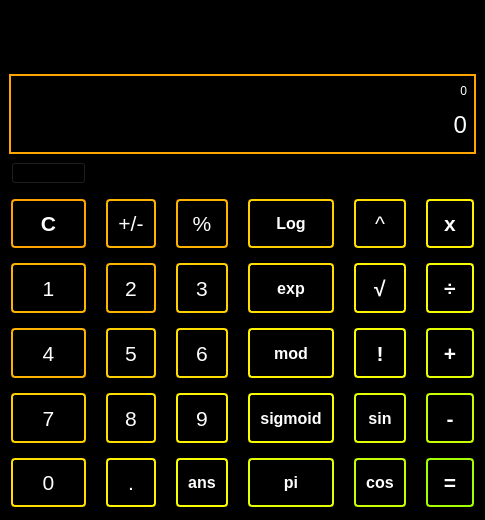
<?xml version="1.0" encoding="UTF-8"?>
<ui version="4.0">
 <class>MainWindow</class>
 <widget class="QMainWindow" name="MainWindow">
  <property name="enabled">
   <bool>true</bool>
  </property>
  <property name="geometry">
   <rect>
    <x>0</x>
    <y>0</y>
    <width>464</width>
    <height>520</height>
   </rect>
  </property>
  <property name="minimumSize">
   <size>
    <width>0</width>
    <height>75</height>
   </size>
  </property>
  <property name="mouseTracking">
   <bool>false</bool>
  </property>
  <property name="windowTitle">
   <string>Qt-calculator</string>
  </property>
  <property name="styleSheet">
   <string notr="true">/*Change the background color */
background-color: black;</string>
  </property>
  <widget class="QWidget" name="centralwidget">
   <property name="styleSheet">
    <string notr="true">/* (Label at top) Label Stylesheet */

QLabel {
  qproperty-alignment: 'AlignVCenter | AlignRight';
  
  color: rgb(0, 255, 0);

}

background-color : white;

/* End Label Stylesheet */</string>
   </property>
   <layout class="QVBoxLayout" name="verticalLayout_2">
    <item>
     <widget class="QLabel" name="Error_Label">
      <property name="font">
       <font>
        <family>Terminal</family>
       </font>
      </property>
      <property name="text">
       <string/>
      </property>
      <property name="alignment">
       <set>Qt::AlignRight|Qt::AlignTrailing|Qt::AlignVCenter</set>
      </property>
     </widget>
    </item>
    <item>
     <widget class="QWidget" name="verticalWidget" native="true">
      <property name="sizePolicy">
       <sizepolicy hsizetype="Preferred" vsizetype="Fixed">
        <horstretch>0</horstretch>
        <verstretch>0</verstretch>
       </sizepolicy>
      </property>
      <property name="minimumSize">
       <size>
        <width>0</width>
        <height>80</height>
       </size>
      </property>
      <property name="maximumSize">
       <size>
        <width>16777215</width>
        <height>75</height>
       </size>
      </property>
      <property name="styleSheet">
       <string notr="true">#verticalWidget
{ 
  border: 2px solid orange;
  background-color: black;
}
</string>
      </property>
      <layout class="QVBoxLayout" name="verticalLayout">
       <item>
        <widget class="QLabel" name="label_2">
         <property name="enabled">
          <bool>true</bool>
         </property>
         <property name="maximumSize">
          <size>
           <width>16777215</width>
           <height>15</height>
          </size>
         </property>
         <property name="mouseTracking">
          <bool>false</bool>
         </property>
         <property name="autoFillBackground">
          <bool>false</bool>
         </property>
         <property name="styleSheet">
          <string notr="true">QLabel{
 color: #fff;
}
</string>
         </property>
         <property name="text">
          <string>0</string>
         </property>
         <property name="alignment">
          <set>Qt::AlignRight|Qt::AlignTrailing|Qt::AlignVCenter</set>
         </property>
        </widget>
       </item>
       <item>
        <widget class="QLabel" name="label">
         <property name="sizePolicy">
          <sizepolicy hsizetype="Preferred" vsizetype="Preferred">
           <horstretch>0</horstretch>
           <verstretch>0</verstretch>
          </sizepolicy>
         </property>
         <property name="minimumSize">
          <size>
           <width>0</width>
           <height>20</height>
          </size>
         </property>
         <property name="font">
          <font>
           <pointsize>18</pointsize>
          </font>
         </property>
         <property name="autoFillBackground">
          <bool>false</bool>
         </property>
         <property name="styleSheet">
          <string notr="true">QLabel{
 color: #fff;
}
</string>
         </property>
         <property name="text">
          <string>0</string>
         </property>
         <property name="alignment">
          <set>Qt::AlignRight|Qt::AlignTrailing|Qt::AlignVCenter</set>
         </property>
        </widget>
       </item>
      </layout>
     </widget>
    </item>
    <item>
     <layout class="QGridLayout" name="keypad_grid">
      <property name="sizeConstraint">
       <enum>QLayout::SetDefaultConstraint</enum>
      </property>
      <property name="leftMargin">
       <number>2</number>
      </property>
      <property name="topMargin">
       <number>4</number>
      </property>
      <property name="rightMargin">
       <number>2</number>
      </property>
      <property name="bottomMargin">
       <number>4</number>
      </property>
      <property name="horizontalSpacing">
       <number>20</number>
      </property>
      <property name="verticalSpacing">
       <number>15</number>
      </property>
      <item row="4" column="4">
       <widget class="QPushButton" name="pushButton_Factorial">
        <property name="sizePolicy">
         <sizepolicy hsizetype="Preferred" vsizetype="Preferred">
          <horstretch>0</horstretch>
          <verstretch>0</verstretch>
         </sizepolicy>
        </property>
        <property name="font">
         <font>
          <family>Arial</family>
          <pointsize>16</pointsize>
          <bold>true</bold>
         </font>
        </property>
        <property name="styleSheet">
         <string notr="true">/* (Clear,+/-,%,. buttons) Unary Operations Buttons Stylesheet */

QPushButton {
color: white;
background-color: black;
border-radius: 4px;
padding: 10px;
border: 2px solid #F8FF01;
font-weight: bold;
}

QPushButton:pressed {
    background-color: qlineargradient(x1: 0, y1: 0, x2: 0, y2: 1,
                                      stop: 0 #BEBEBE, stop: 1 #D7D7D7);
}</string>
        </property>
        <property name="text">
         <string>!</string>
        </property>
        <property name="shortcut">
         <string>*</string>
        </property>
       </widget>
      </item>
      <item row="1" column="7">
       <widget class="QPushButton" name="pushButton_multiply">
        <property name="sizePolicy">
         <sizepolicy hsizetype="Preferred" vsizetype="Preferred">
          <horstretch>0</horstretch>
          <verstretch>0</verstretch>
         </sizepolicy>
        </property>
        <property name="font">
         <font>
          <family>Arial</family>
          <pointsize>16</pointsize>
          <bold>true</bold>
         </font>
        </property>
        <property name="styleSheet">
         <string notr="true">/* (Clear,+/-,%,. buttons) Unary Operations Buttons Stylesheet */

QPushButton {
color: white;
background-color: black;
border-radius: 4px;
padding: 10px;
border: 2px solid #FFF301;
font-weight: bold;
}

QPushButton:pressed {
    background-color: qlineargradient(x1: 0, y1: 0, x2: 0, y2: 1,
                                      stop: 0 #BEBEBE, stop: 1 #D7D7D7);
}</string>
        </property>
        <property name="text">
         <string>x</string>
        </property>
        <property name="shortcut">
         <string>*</string>
        </property>
        <attribute name="buttonGroup">
         <string notr="true">buttonGroup</string>
        </attribute>
       </widget>
      </item>
      <item row="5" column="0">
       <widget class="QPushButton" name="pushButton_7">
        <property name="sizePolicy">
         <sizepolicy hsizetype="Preferred" vsizetype="Preferred">
          <horstretch>0</horstretch>
          <verstretch>0</verstretch>
         </sizepolicy>
        </property>
        <property name="minimumSize">
         <size>
          <width>50</width>
          <height>50</height>
         </size>
        </property>
        <property name="font">
         <font>
          <family>Arial</family>
          <pointsize>16</pointsize>
          <bold>false</bold>
         </font>
        </property>
        <property name="styleSheet">
         <string notr="true">QPushButton {
color: white;
background-color: black;
border-radius: 4px;
padding: 10px;
border: 2px solid #FFD001;
}

QPushButton:hover {
background: qradialgradient(
cx: 0.3, cy: -0.4, fx: 0.3, fy: -0.4,
radius: 1.35, stop: 0 #8afff7, stop: 1 #73ffff
);
}

QPushButton:pressed {
border-style: inset;
background: qradialgradient(
cx: 0.4, cy: -0.1, fx: 0.4, fy: -0.1,
radius: 1.35, stop: 0 #707070, stop: 1 #606060
);
}</string>
        </property>
        <property name="text">
         <string>7</string>
        </property>
        <property name="shortcut">
         <string>7</string>
        </property>
       </widget>
      </item>
      <item row="5" column="2">
       <widget class="QPushButton" name="pushButton_9">
        <property name="sizePolicy">
         <sizepolicy hsizetype="Preferred" vsizetype="Preferred">
          <horstretch>0</horstretch>
          <verstretch>0</verstretch>
         </sizepolicy>
        </property>
        <property name="minimumSize">
         <size>
          <width>50</width>
          <height>50</height>
         </size>
        </property>
        <property name="font">
         <font>
          <family>Arial</family>
          <pointsize>16</pointsize>
          <bold>false</bold>
         </font>
        </property>
        <property name="styleSheet">
         <string notr="true">QPushButton {
color: white;
background-color: black;
border-radius: 4px;
padding: 10px;
border: 2px solid #FFF301;
}


QPushButton:hover {
background: qradialgradient(
cx: 0.3, cy: -0.4, fx: 0.3, fy: -0.4,
radius: 1.35, stop: 0 #8afff7, stop: 1 #73ffff
);
}

QPushButton:pressed {
border-style: inset;
background: qradialgradient(
cx: 0.4, cy: -0.1, fx: 0.4, fy: -0.1,
radius: 1.35, stop: 0 #707070, stop: 1 #606060
);
}</string>
        </property>
        <property name="text">
         <string>9</string>
        </property>
        <property name="shortcut">
         <string>9</string>
        </property>
       </widget>
      </item>
      <item row="2" column="4">
       <widget class="QPushButton" name="pushButton_Sqrt">
        <property name="sizePolicy">
         <sizepolicy hsizetype="Preferred" vsizetype="Preferred">
          <horstretch>0</horstretch>
          <verstretch>0</verstretch>
         </sizepolicy>
        </property>
        <property name="font">
         <font>
          <family>Arial</family>
          <pointsize>16</pointsize>
          <bold>true</bold>
         </font>
        </property>
        <property name="styleSheet">
         <string notr="true">/* (Clear,+/-,%,. buttons) Unary Operations Buttons Stylesheet */

QPushButton {
color: white;
background-color: black;
border-radius: 4px;
padding: 10px;
border: 2px solid #FFF301;
font-weight: bold;
}

QPushButton:pressed {
    background-color: qlineargradient(x1: 0, y1: 0, x2: 0, y2: 1,
                                      stop: 0 #BEBEBE, stop: 1 #D7D7D7);
}</string>
        </property>
        <property name="text">
         <string>√</string>
        </property>
        <property name="shortcut">
         <string>*</string>
        </property>
       </widget>
      </item>
      <item row="1" column="4">
       <widget class="QPushButton" name="pushButton_Power">
        <property name="sizePolicy">
         <sizepolicy hsizetype="Preferred" vsizetype="Preferred">
          <horstretch>0</horstretch>
          <verstretch>0</verstretch>
         </sizepolicy>
        </property>
        <property name="font">
         <font>
          <family>Arial</family>
          <pointsize>16</pointsize>
          <bold>false</bold>
         </font>
        </property>
        <property name="styleSheet">
         <string notr="true">/* (Clear,+/-,%,. buttons) Unary Operations Buttons Stylesheet */

QPushButton {
color: white;
background-color: black;
border-radius: 4px;
padding: 10px;
border: 2px solid #FFDF01;
}


QPushButton:pressed {
    background-color: qlineargradient(x1: 0, y1: 0, x2: 0, y2: 1,
                                      stop: 0 #BEBEBE, stop: 1 #D7D7D7);
}</string>
        </property>
        <property name="text">
         <string>^</string>
        </property>
        <property name="shortcut">
         <string>*</string>
        </property>
       </widget>
      </item>
      <item row="5" column="1">
       <widget class="QPushButton" name="pushButton_8">
        <property name="sizePolicy">
         <sizepolicy hsizetype="Preferred" vsizetype="Preferred">
          <horstretch>0</horstretch>
          <verstretch>0</verstretch>
         </sizepolicy>
        </property>
        <property name="minimumSize">
         <size>
          <width>50</width>
          <height>50</height>
         </size>
        </property>
        <property name="font">
         <font>
          <family>Arial</family>
          <pointsize>16</pointsize>
          <bold>false</bold>
         </font>
        </property>
        <property name="styleSheet">
         <string notr="true">QPushButton {
color: white;
background-color: black;
border-radius: 4px;
padding: 10px;
border: 2px solid #FFDF01;
}

QPushButton:hover {
background: qradialgradient(
cx: 0.3, cy: -0.4, fx: 0.3, fy: -0.4,
radius: 1.35, stop: 0 #8afff7, stop: 1 #73ffff
);
}

QPushButton:pressed {
border-style: inset;
background: qradialgradient(
cx: 0.4, cy: -0.1, fx: 0.4, fy: -0.1,
radius: 1.35, stop: 0 #707070, stop: 1 #606060
);
}</string>
        </property>
        <property name="text">
         <string>8</string>
        </property>
        <property name="shortcut">
         <string>8</string>
        </property>
       </widget>
      </item>
      <item row="1" column="1">
       <widget class="QPushButton" name="pushButton_plusMinus">
        <property name="enabled">
         <bool>true</bool>
        </property>
        <property name="sizePolicy">
         <sizepolicy hsizetype="Preferred" vsizetype="Preferred">
          <horstretch>0</horstretch>
          <verstretch>0</verstretch>
         </sizepolicy>
        </property>
        <property name="font">
         <font>
          <family>Arial</family>
          <pointsize>16</pointsize>
          <bold>false</bold>
         </font>
        </property>
        <property name="styleSheet">
         <string notr="true">/* (Clear,+/-,%,. buttons) Unary Operations Buttons Stylesheet */

QPushButton {
  color: #fff;
  background-color: black;
  border-radius: 4px;
  padding: 10px;
  border: 2px solid #FFB301;
}

QPushButton:pressed {
    background-color: qlineargradient(x1: 0, y1: 0, x2: 0, y2: 1,
                                      stop: 0 #BEBEBE, stop: 1 #D7D7D7);
}</string>
        </property>
        <property name="text">
         <string>+/-</string>
        </property>
       </widget>
      </item>
      <item row="6" column="7">
       <widget class="QPushButton" name="pushButton_equals">
        <property name="sizePolicy">
         <sizepolicy hsizetype="Preferred" vsizetype="Preferred">
          <horstretch>0</horstretch>
          <verstretch>0</verstretch>
         </sizepolicy>
        </property>
        <property name="font">
         <font>
          <family>Arial</family>
          <pointsize>16</pointsize>
          <bold>true</bold>
         </font>
        </property>
        <property name="toolTip">
         <string/>
        </property>
        <property name="toolTipDuration">
         <number>-1</number>
        </property>
        <property name="styleSheet">
         <string notr="true">/* (Clear,+/-,%,. buttons) Unary Operations Buttons Stylesheet */

QPushButton {
color: white;
background-color: black;
border-radius: 4px;
padding: 10px;
border: 2px solid #A4FF01;
font-weight: bold;
}

QPushButton:pressed {
    background-color: qlineargradient(x1: 0, y1: 0, x2: 0, y2: 1,
                                      stop: 0 #BEBEBE, stop: 1 #D7D7D7);
}</string>
        </property>
        <property name="text">
         <string>=</string>
        </property>
        <property name="shortcut">
         <string>Enter</string>
        </property>
       </widget>
      </item>
      <item row="4" column="3">
       <widget class="QPushButton" name="pushButton_mod">
        <property name="sizePolicy">
         <sizepolicy hsizetype="Preferred" vsizetype="Preferred">
          <horstretch>0</horstretch>
          <verstretch>0</verstretch>
         </sizepolicy>
        </property>
        <property name="font">
         <font>
          <family>Arial</family>
          <pointsize>12</pointsize>
          <bold>true</bold>
         </font>
        </property>
        <property name="styleSheet">
         <string notr="true">/* (Clear,+/-,%,. buttons) Unary Operations Buttons Stylesheet */

QPushButton {
color: white;
background-color: black;
border-radius: 4px;
padding: 10px;
border: 2px solid #FFF301;
font-weight: bold;
}


QPushButton:pressed {
    background-color: qlineargradient(x1: 0, y1: 0, x2: 0, y2: 1,
                                      stop: 0 #BEBEBE, stop: 1 #D7D7D7);
}</string>
        </property>
        <property name="text">
         <string>mod</string>
        </property>
        <property name="shortcut">
         <string>%</string>
        </property>
       </widget>
      </item>
      <item row="1" column="3">
       <widget class="QPushButton" name="pushButton_Log">
        <property name="sizePolicy">
         <sizepolicy hsizetype="Preferred" vsizetype="Preferred">
          <horstretch>0</horstretch>
          <verstretch>0</verstretch>
         </sizepolicy>
        </property>
        <property name="font">
         <font>
          <family>Arial</family>
          <pointsize>12</pointsize>
          <bold>true</bold>
         </font>
        </property>
        <property name="styleSheet">
         <string notr="true">/* (Clear,+/-,%,. buttons) Unary Operations Buttons Stylesheet */

QPushButton {
color: white;
background-color: black;
border-radius: 4px;
padding: 10px;
border: 2px solid #FFD001;
font-weight: bold;
}

QPushButton:pressed {
    background-color: qlineargradient(x1: 0, y1: 0, x2: 0, y2: 1,
                                      stop: 0 #BEBEBE, stop: 1 #D7D7D7);
}</string>
        </property>
        <property name="text">
         <string>Log</string>
        </property>
        <property name="shortcut">
         <string>%</string>
        </property>
       </widget>
      </item>
      <item row="2" column="0">
       <widget class="QPushButton" name="pushButton_1">
        <property name="sizePolicy">
         <sizepolicy hsizetype="Preferred" vsizetype="Preferred">
          <horstretch>0</horstretch>
          <verstretch>0</verstretch>
         </sizepolicy>
        </property>
        <property name="minimumSize">
         <size>
          <width>50</width>
          <height>50</height>
         </size>
        </property>
        <property name="font">
         <font>
          <family>Arial</family>
          <pointsize>16</pointsize>
          <bold>false</bold>
         </font>
        </property>
        <property name="styleSheet">
         <string notr="true">QPushButton {
color: white;
background-color: black;
border-radius: 4px;
padding: 10px;
border: 2px solid #FFB301;
}

QPushButton:hover {
background: qradialgradient(
cx: 0.3, cy: -0.4, fx: 0.3, fy: -0.4,
radius: 1.35, stop: 0 #8afff7, stop: 1 #73ffff
);
}

QPushButton:pressed {
border-style: inset;
background: qradialgradient(
cx: 0.4, cy: -0.1, fx: 0.4, fy: -0.1,
radius: 1.35, stop: 0 #707070, stop: 1 #606060
);
}</string>
        </property>
        <property name="text">
         <string>1</string>
        </property>
        <property name="shortcut">
         <string>1</string>
        </property>
       </widget>
      </item>
      <item row="4" column="1">
       <widget class="QPushButton" name="pushButton_5">
        <property name="sizePolicy">
         <sizepolicy hsizetype="Preferred" vsizetype="Preferred">
          <horstretch>0</horstretch>
          <verstretch>0</verstretch>
         </sizepolicy>
        </property>
        <property name="minimumSize">
         <size>
          <width>50</width>
          <height>50</height>
         </size>
        </property>
        <property name="font">
         <font>
          <family>Arial</family>
          <pointsize>16</pointsize>
          <bold>false</bold>
         </font>
        </property>
        <property name="styleSheet">
         <string notr="true">QPushButton {
color: white;
background-color: black;
border-radius: 4px;
padding: 10px;
border: 2px solid #FFD001;
}

QPushButton:hover {
background: qradialgradient(
cx: 0.3, cy: -0.4, fx: 0.3, fy: -0.4,
radius: 1.35, stop: 0 #8afff7, stop: 1 #73ffff
);
}

QPushButton:pressed {
border-style: inset;
background: qradialgradient(
cx: 0.4, cy: -0.1, fx: 0.4, fy: -0.1,
radius: 1.35, stop: 0 #707070, stop: 1 #606060
);
}</string>
        </property>
        <property name="text">
         <string>5</string>
        </property>
        <property name="shortcut">
         <string>5</string>
        </property>
       </widget>
      </item>
      <item row="4" column="0">
       <widget class="QPushButton" name="pushButton_4">
        <property name="sizePolicy">
         <sizepolicy hsizetype="Preferred" vsizetype="Preferred">
          <horstretch>0</horstretch>
          <verstretch>0</verstretch>
         </sizepolicy>
        </property>
        <property name="minimumSize">
         <size>
          <width>50</width>
          <height>50</height>
         </size>
        </property>
        <property name="font">
         <font>
          <family>Arial</family>
          <pointsize>16</pointsize>
          <bold>false</bold>
         </font>
        </property>
        <property name="styleSheet">
         <string notr="true">QPushButton {
color: white;
background-color: black;
border-radius: 4px;
padding: 10px;
border: 2px solid #FFB301;
}

QPushButton:hover {
background: qradialgradient(
cx: 0.3, cy: -0.4, fx: 0.3, fy: -0.4,
radius: 1.35, stop: 0 #8afff7, stop: 1 #73ffff
);
}

QPushButton:pressed {
border-style: inset;
background: qradialgradient(
cx: 0.4, cy: -0.1, fx: 0.4, fy: -0.1,
radius: 1.35, stop: 0 #707070, stop: 1 #606060
);
}</string>
        </property>
        <property name="text">
         <string>4</string>
        </property>
        <property name="shortcut">
         <string>4</string>
        </property>
       </widget>
      </item>
      <item row="4" column="7">
       <widget class="QPushButton" name="pushButton_add">
        <property name="sizePolicy">
         <sizepolicy hsizetype="Preferred" vsizetype="Preferred">
          <horstretch>0</horstretch>
          <verstretch>0</verstretch>
         </sizepolicy>
        </property>
        <property name="font">
         <font>
          <family>Arial</family>
          <pointsize>16</pointsize>
          <bold>true</bold>
         </font>
        </property>
        <property name="styleSheet">
         <string notr="true">/* (Clear,+/-,%,. buttons) Unary Operations Buttons Stylesheet */

QPushButton {
color: white;
background-color: black;
border-radius: 4px;
padding: 10px;
border: 2px solid #E4FF01;
font-weight: bold;
}


QPushButton:pressed {
    background-color: qlineargradient(x1: 0, y1: 0, x2: 0, y2: 1,
                                      stop: 0 #BEBEBE, stop: 1 #D7D7D7);
}</string>
        </property>
        <property name="text">
         <string> + </string>
        </property>
        <property name="shortcut">
         <string>+</string>
        </property>
        <attribute name="buttonGroup">
         <string notr="true">buttonGroup</string>
        </attribute>
       </widget>
      </item>
      <item row="6" column="1">
       <widget class="QPushButton" name="pushButton_dot">
        <property name="sizePolicy">
         <sizepolicy hsizetype="Preferred" vsizetype="Preferred">
          <horstretch>0</horstretch>
          <verstretch>0</verstretch>
         </sizepolicy>
        </property>
        <property name="font">
         <font>
          <family>Arial</family>
          <pointsize>16</pointsize>
          <bold>false</bold>
         </font>
        </property>
        <property name="styleSheet">
         <string notr="true">QPushButton {
color: white;
background-color: black;
border-radius: 4px;
padding: 10px;
border: 2px solid #FFF301;
}


QPushButton:hover {
background: qradialgradient(
cx: 0.3, cy: -0.4, fx: 0.3, fy: -0.4,
radius: 1.35, stop: 0 #8afff7, stop: 1 #73ffff
);
}

QPushButton:pressed {
border-style: inset;
background: qradialgradient(
cx: 0.4, cy: -0.1, fx: 0.4, fy: -0.1,
radius: 1.35, stop: 0 #707070, stop: 1 #606060
);
}</string>
        </property>
        <property name="text">
         <string>.</string>
        </property>
        <property name="shortcut">
         <string>.</string>
        </property>
       </widget>
      </item>
      <item row="4" column="2">
       <widget class="QPushButton" name="pushButton_6">
        <property name="sizePolicy">
         <sizepolicy hsizetype="Preferred" vsizetype="Preferred">
          <horstretch>0</horstretch>
          <verstretch>0</verstretch>
         </sizepolicy>
        </property>
        <property name="minimumSize">
         <size>
          <width>50</width>
          <height>50</height>
         </size>
        </property>
        <property name="font">
         <font>
          <family>Arial</family>
          <pointsize>16</pointsize>
          <bold>false</bold>
         </font>
        </property>
        <property name="styleSheet">
         <string notr="true">QPushButton {
color: white;
background-color: black;
border-radius: 4px;
padding: 10px;
border: 2px solid #FFDF01;
}

QPushButton:hover {
background: qradialgradient(
cx: 0.3, cy: -0.4, fx: 0.3, fy: -0.4,
radius: 1.35, stop: 0 #8afff7, stop: 1 #73ffff
);
}

QPushButton:pressed {
border-style: inset;
background: qradialgradient(
cx: 0.4, cy: -0.1, fx: 0.4, fy: -0.1,
radius: 1.35, stop: 0 #707070, stop: 1 #606060
);
}</string>
        </property>
        <property name="text">
         <string>6</string>
        </property>
        <property name="shortcut">
         <string>6</string>
        </property>
       </widget>
      </item>
      <item row="2" column="7">
       <widget class="QPushButton" name="pushButton_divide">
        <property name="sizePolicy">
         <sizepolicy hsizetype="Preferred" vsizetype="Preferred">
          <horstretch>0</horstretch>
          <verstretch>0</verstretch>
         </sizepolicy>
        </property>
        <property name="font">
         <font>
          <family>Arial</family>
          <pointsize>16</pointsize>
          <bold>true</bold>
         </font>
        </property>
        <property name="styleSheet">
         <string notr="true">/* (Clear,+/-,%,. buttons) Unary Operations Buttons Stylesheet */

QPushButton {
color: white;
background-color: black;
border-radius: 4px;
padding: 10px;
border: 2px solid #F8FF01;
font-weight: bold;
}

QPushButton:pressed {
    background-color: qlineargradient(x1: 0, y1: 0, x2: 0, y2: 1,
                                      stop: 0 #BEBEBE, stop: 1 #D7D7D7);
}
</string>
        </property>
        <property name="text">
         <string>÷</string>
        </property>
        <property name="shortcut">
         <string>/</string>
        </property>
        <attribute name="buttonGroup">
         <string notr="true">buttonGroup</string>
        </attribute>
       </widget>
      </item>
      <item row="1" column="2">
       <widget class="QPushButton" name="pushButton_percent">
        <property name="sizePolicy">
         <sizepolicy hsizetype="Preferred" vsizetype="Preferred">
          <horstretch>0</horstretch>
          <verstretch>0</verstretch>
         </sizepolicy>
        </property>
        <property name="font">
         <font>
          <family>Arial</family>
          <pointsize>16</pointsize>
          <bold>false</bold>
         </font>
        </property>
        <property name="styleSheet">
         <string notr="true">/* (Clear,+/-,%,. buttons) Unary Operations Buttons Stylesheet */

QPushButton {
  color: #fff;
  background-color: black;
  border-radius: 4px;
  padding: 10px;
  border: 2px solid #FFB301;
}

QPushButton:pressed {
    background-color: qlineargradient(x1: 0, y1: 0, x2: 0, y2: 1,
                                      stop: 0 #BEBEBE, stop: 1 #D7D7D7);
}</string>
        </property>
        <property name="text">
         <string>%</string>
        </property>
        <property name="shortcut">
         <string>%</string>
        </property>
       </widget>
      </item>
      <item row="5" column="7">
       <widget class="QPushButton" name="pushButton_minus">
        <property name="sizePolicy">
         <sizepolicy hsizetype="Preferred" vsizetype="Preferred">
          <horstretch>0</horstretch>
          <verstretch>0</verstretch>
         </sizepolicy>
        </property>
        <property name="font">
         <font>
          <family>Arial</family>
          <pointsize>16</pointsize>
          <bold>true</bold>
         </font>
        </property>
        <property name="styleSheet">
         <string notr="true">/* (Clear,+/-,%,. buttons) Unary Operations Buttons Stylesheet */

QPushButton {
color: white;
background-color: black;
border-radius: 4px;
padding: 10px;
border: 2px solid #C6FF01;
font-weight: bold;
}

QPushButton:pressed {
    background-color: qlineargradient(x1: 0, y1: 0, x2: 0, y2: 1,
                                      stop: 0 #BEBEBE, stop: 1 #D7D7D7);
}</string>
        </property>
        <property name="text">
         <string>-</string>
        </property>
        <property name="shortcut">
         <string>-</string>
        </property>
        <attribute name="buttonGroup">
         <string notr="true">buttonGroup</string>
        </attribute>
       </widget>
      </item>
      <item row="2" column="2">
       <widget class="QPushButton" name="pushButton_3">
        <property name="sizePolicy">
         <sizepolicy hsizetype="Preferred" vsizetype="Preferred">
          <horstretch>0</horstretch>
          <verstretch>0</verstretch>
         </sizepolicy>
        </property>
        <property name="minimumSize">
         <size>
          <width>50</width>
          <height>50</height>
         </size>
        </property>
        <property name="font">
         <font>
          <family>Arial</family>
          <pointsize>16</pointsize>
          <bold>false</bold>
         </font>
        </property>
        <property name="styleSheet">
         <string notr="true">QPushButton {
color: white;
background-color: black;
border-radius: 4px;
padding: 10px;
border: 2px solid #FFD001;
}

QPushButton:hover {
background: qradialgradient(
cx: 0.3, cy: -0.4, fx: 0.3, fy: -0.4,
radius: 1.35, stop: 0 #8afff7, stop: 1 #73ffff
);
}

QPushButton:pressed {
border-style: inset;
background: qradialgradient(
cx: 0.4, cy: -0.1, fx: 0.4, fy: -0.1,
radius: 1.35, stop: 0 #707070, stop: 1 #606060
);
}</string>
        </property>
        <property name="text">
         <string>3</string>
        </property>
        <property name="shortcut">
         <string>3</string>
        </property>
       </widget>
      </item>
      <item row="5" column="3">
       <widget class="QPushButton" name="pushButton_sigmoid">
        <property name="sizePolicy">
         <sizepolicy hsizetype="Preferred" vsizetype="Preferred">
          <horstretch>0</horstretch>
          <verstretch>0</verstretch>
         </sizepolicy>
        </property>
        <property name="font">
         <font>
          <family>Arial</family>
          <pointsize>12</pointsize>
          <bold>true</bold>
         </font>
        </property>
        <property name="styleSheet">
         <string notr="true">/* (Clear,+/-,%,. buttons) Unary Operations Buttons Stylesheet */

QPushButton {
color: white;
background-color: black;
border-radius: 4px;
padding: 10px;
border: 2px solid #F8FF01;
font-weight: bold;
}

QPushButton:pressed {
    background-color: qlineargradient(x1: 0, y1: 0, x2: 0, y2: 1,
                                      stop: 0 #BEBEBE, stop: 1 #D7D7D7);
}</string>
        </property>
        <property name="text">
         <string>sigmoid</string>
        </property>
        <property name="shortcut">
         <string>%</string>
        </property>
       </widget>
      </item>
      <item row="2" column="1">
       <widget class="QPushButton" name="pushButton_2">
        <property name="sizePolicy">
         <sizepolicy hsizetype="Preferred" vsizetype="Preferred">
          <horstretch>0</horstretch>
          <verstretch>0</verstretch>
         </sizepolicy>
        </property>
        <property name="minimumSize">
         <size>
          <width>50</width>
          <height>50</height>
         </size>
        </property>
        <property name="font">
         <font>
          <family>Arial</family>
          <pointsize>16</pointsize>
          <bold>false</bold>
         </font>
        </property>
        <property name="styleSheet">
         <string notr="true">QPushButton {
color: white;
background-color: black;
border-radius: 4px;
padding: 10px;
border: 2px solid #FFB301;
}
2
QPushButton:hover {
background: qradialgradient(
cx: 0.3, cy: -0.4, fx: 0.3, fy: -0.4,
radius: 1.35, stop: 0 #8afff7, stop: 1 #73ffff
);
}

QPushButton:pressed {
border-style: inset;
background: qradialgradient(
cx: 0.4, cy: -0.1, fx: 0.4, fy: -0.1,
radius: 1.35, stop: 0 #707070, stop: 1 #606060
);
}</string>
        </property>
        <property name="text">
         <string>2</string>
        </property>
        <property name="shortcut">
         <string>2</string>
        </property>
       </widget>
      </item>
      <item row="6" column="0">
       <widget class="QPushButton" name="pushButton_0">
        <property name="sizePolicy">
         <sizepolicy hsizetype="Preferred" vsizetype="Preferred">
          <horstretch>0</horstretch>
          <verstretch>0</verstretch>
         </sizepolicy>
        </property>
        <property name="font">
         <font>
          <family>Arial</family>
          <pointsize>16</pointsize>
          <bold>false</bold>
         </font>
        </property>
        <property name="styleSheet">
         <string notr="true">QPushButton {
color: white;
background-color: black;
border-radius: 4px;
padding: 10px;
border: 2px solid #FFDF01;
}

QPushButton:hover {
background: qradialgradient(
cx: 0.3, cy: -0.4, fx: 0.3, fy: -0.4,
radius: 1.35, stop: 0 #8afff7, stop: 1 #73ffff
);
}

QPushButton:pressed {
border-style: inset;
background: qradialgradient(
cx: 0.4, cy: -0.1, fx: 0.4, fy: -0.1,
radius: 1.35, stop: 0 #707070, stop: 1 #606060
);
}</string>
        </property>
        <property name="text">
         <string>0</string>
        </property>
        <property name="shortcut">
         <string>0</string>
        </property>
       </widget>
      </item>
      <item row="2" column="3">
       <widget class="QPushButton" name="pushButton_exponent">
        <property name="sizePolicy">
         <sizepolicy hsizetype="Preferred" vsizetype="Preferred">
          <horstretch>0</horstretch>
          <verstretch>0</verstretch>
         </sizepolicy>
        </property>
        <property name="font">
         <font>
          <family>Arial</family>
          <pointsize>12</pointsize>
          <bold>true</bold>
         </font>
        </property>
        <property name="styleSheet">
         <string notr="true">/* (Clear,+/-,%,. buttons) Unary Operations Buttons Stylesheet */

QPushButton {
color: white;
background-color: black;
border-radius: 4px;
padding: 10px;
border: 2px solid #FFDF01;
font-weight: bold;
}


QPushButton:pressed {
    background-color: qlineargradient(x1: 0, y1: 0, x2: 0, y2: 1,
                                      stop: 0 #BEBEBE, stop: 1 #D7D7D7);
}</string>
        </property>
        <property name="text">
         <string>exp</string>
        </property>
        <property name="shortcut">
         <string>%</string>
        </property>
       </widget>
      </item>
      <item row="5" column="4">
       <widget class="QPushButton" name="pushButton_sin">
        <property name="sizePolicy">
         <sizepolicy hsizetype="Preferred" vsizetype="Preferred">
          <horstretch>0</horstretch>
          <verstretch>0</verstretch>
         </sizepolicy>
        </property>
        <property name="font">
         <font>
          <family>Arial</family>
          <pointsize>12</pointsize>
          <bold>true</bold>
         </font>
        </property>
        <property name="styleSheet">
         <string notr="true">/* (Clear,+/-,%,. buttons) Unary Operations Buttons Stylesheet */

QPushButton {
color: white;
background-color: black;
border-radius: 4px;
padding: 10px;
border: 2px solid #E4FF01;
font-weight: bold;
}

QPushButton:pressed {
    background-color: qlineargradient(x1: 0, y1: 0, x2: 0, y2: 1,
                                      stop: 0 #BEBEBE, stop: 1 #D7D7D7);
}</string>
        </property>
        <property name="text">
         <string>sin</string>
        </property>
        <property name="shortcut">
         <string>%</string>
        </property>
       </widget>
      </item>
      <item row="1" column="0">
       <widget class="QPushButton" name="pushButton_clear">
        <property name="sizePolicy">
         <sizepolicy hsizetype="Preferred" vsizetype="Preferred">
          <horstretch>0</horstretch>
          <verstretch>0</verstretch>
         </sizepolicy>
        </property>
        <property name="font">
         <font>
          <family>Arial</family>
          <pointsize>16</pointsize>
          <bold>true</bold>
         </font>
        </property>
        <property name="styleSheet">
         <string notr="true">/* (Clear,+/-,%,. buttons) Unary Operations Buttons Stylesheet */

QPushButton {
  background-color: black;
  border-radius: 4px;
  border: 2px solid #FFA401;
  padding: 5px;
  color: white;
  font-weight: bold;
}

QPushButton:pressed {
    background-color: qlineargradient(x1: 0, y1: 0, x2: 0, y2: 1,
                                      stop: 0 #BEBEBE, stop: 1 #D7D7D7);
}</string>
        </property>
        <property name="text">
         <string>C</string>
        </property>
        <property name="shortcut">
         <string>C</string>
        </property>
       </widget>
      </item>
      <item row="6" column="4">
       <widget class="QPushButton" name="pushButton_cos">
        <property name="sizePolicy">
         <sizepolicy hsizetype="Preferred" vsizetype="Preferred">
          <horstretch>0</horstretch>
          <verstretch>0</verstretch>
         </sizepolicy>
        </property>
        <property name="font">
         <font>
          <family>Arial</family>
          <pointsize>12</pointsize>
          <bold>true</bold>
         </font>
        </property>
        <property name="styleSheet">
         <string notr="true">/* (Clear,+/-,%,. buttons) Unary Operations Buttons Stylesheet */

QPushButton {
color: white;
background-color: black;
border-radius: 4px;
padding: 10px;
border: 2px solid #C6FF01;
font-weight: bold;
}

QPushButton:pressed {
    background-color: qlineargradient(x1: 0, y1: 0, x2: 0, y2: 1,
                                      stop: 0 #BEBEBE, stop: 1 #D7D7D7);
}</string>
        </property>
        <property name="text">
         <string>cos</string>
        </property>
        <property name="shortcut">
         <string>%</string>
        </property>
       </widget>
      </item>
      <item row="6" column="2">
       <widget class="QPushButton" name="pushButton_previos_answer">
        <property name="sizePolicy">
         <sizepolicy hsizetype="Preferred" vsizetype="Preferred">
          <horstretch>0</horstretch>
          <verstretch>0</verstretch>
         </sizepolicy>
        </property>
        <property name="font">
         <font>
          <family>Arial</family>
          <pointsize>12</pointsize>
          <bold>true</bold>
         </font>
        </property>
        <property name="styleSheet">
         <string notr="true">/* (Clear,+/-,%,. buttons) Unary Operations Buttons Stylesheet */

QPushButton {
color: white;
background-color: black;
border-radius: 4px;
padding: 10px;
border: 2px solid #F8FF01;
font-weight: bold;
}

QPushButton:pressed {
    background-color: qlineargradient(x1: 0, y1: 0, x2: 0, y2: 1,
                                      stop: 0 #BEBEBE, stop: 1 #D7D7D7);
}</string>
        </property>
        <property name="text">
         <string>ans</string>
        </property>
        <property name="shortcut">
         <string>%</string>
        </property>
       </widget>
      </item>
      <item row="6" column="3">
       <widget class="QPushButton" name="pushButton_pi">
        <property name="sizePolicy">
         <sizepolicy hsizetype="Preferred" vsizetype="Preferred">
          <horstretch>0</horstretch>
          <verstretch>0</verstretch>
         </sizepolicy>
        </property>
        <property name="font">
         <font>
          <family>Arial</family>
          <pointsize>12</pointsize>
          <bold>true</bold>
         </font>
        </property>
        <property name="styleSheet">
         <string notr="true">/* (Clear,+/-,%,. buttons) Unary Operations Buttons Stylesheet */

QPushButton {
color: white;
background-color: black;
border-radius: 4px;
padding: 10px;
border: 2px solid #E4FF01;
font-weight: bold;
}

QPushButton:pressed {
    background-color: qlineargradient(x1: 0, y1: 0, x2: 0, y2: 1,
                                      stop: 0 #BEBEBE, stop: 1 #D7D7D7);
}</string>
        </property>
        <property name="text">
         <string>pi</string>
        </property>
        <property name="shortcut">
         <string>%</string>
        </property>
       </widget>
      </item>
      <item row="0" column="0" alignment="Qt::AlignHCenter|Qt::AlignVCenter">
       <widget class="QComboBox" name="comboBox">
        <property name="enabled">
         <bool>true</bool>
        </property>
        <item>
         <property name="text">
          <string>rad</string>
         </property>
        </item>
        <item>
         <property name="text">
          <string>degrees</string>
         </property>
        </item>
        <item>
         <property name="text">
          <string>Grad</string>
         </property>
        </item>
       </widget>
      </item>
     </layout>
    </item>
   </layout>
   <zorder>verticalWidget</zorder>
   <zorder>Error_Label</zorder>
  </widget>
  <widget class="QMenuBar" name="menuBar">
   <property name="geometry">
    <rect>
     <x>0</x>
     <y>0</y>
     <width>464</width>
     <height>24</height>
    </rect>
   </property>
   <widget class="QMenu" name="menuFile">
    <property name="title">
     <string>File</string>
    </property>
    <widget class="QMenu" name="menuThemes">
     <property name="title">
      <string>Themes</string>
     </property>
     <widget class="QMenu" name="menuBasic_colors">
      <property name="title">
       <string>Basic colors</string>
      </property>
      <addaction name="actionCyan"/>
      <addaction name="actionLight"/>
      <addaction name="actionDark"/>
     </widget>
     <widget class="QMenu" name="menuImages">
      <property name="title">
       <string>Images</string>
      </property>
      <addaction name="actiontheme_1"/>
      <addaction name="actiontheme_2"/>
      <addaction name="actiontheme_3"/>
      <addaction name="actiontheme_4"/>
     </widget>
     <addaction name="separator"/>
     <addaction name="separator"/>
     <addaction name="menuImages"/>
     <addaction name="menuBasic_colors"/>
    </widget>
    <addaction name="separator"/>
    <addaction name="actionExit"/>
    <addaction name="menuThemes"/>
   </widget>
   <addaction name="menuFile"/>
  </widget>
  <action name="actionCopy">
   <property name="text">
    <string>Copy</string>
   </property>
  </action>
  <action name="actionExit">
   <property name="text">
    <string>Exit</string>
   </property>
   <property name="shortcut">
    <string>Esc</string>
   </property>
  </action>
  <action name="actionPaste">
   <property name="text">
    <string>Paste</string>
   </property>
  </action>
  <action name="actionDark">
   <property name="text">
    <string>Dark</string>
   </property>
   <property name="shortcut">
    <string>F1</string>
   </property>
  </action>
  <action name="actionLight">
   <property name="text">
    <string>Light</string>
   </property>
   <property name="shortcut">
    <string>F2</string>
   </property>
  </action>
  <action name="actionCyan">
   <property name="text">
    <string>cyan</string>
   </property>
   <property name="shortcut">
    <string>F3</string>
   </property>
  </action>
  <action name="actiontheme_1">
   <property name="text">
    <string>theme_1</string>
   </property>
  </action>
  <action name="actiontheme_2">
   <property name="text">
    <string>theme_2</string>
   </property>
  </action>
  <action name="actiontheme_3">
   <property name="text">
    <string>theme_3</string>
   </property>
  </action>
  <action name="actiontheme_4">
   <property name="text">
    <string>theme_4</string>
   </property>
  </action>
 </widget>
 <resources/>
 <connections/>
 <buttongroups>
  <buttongroup name="buttonGroup">
   <property name="exclusive">
    <bool>true</bool>
   </property>
  </buttongroup>
 </buttongroups>
</ui>
